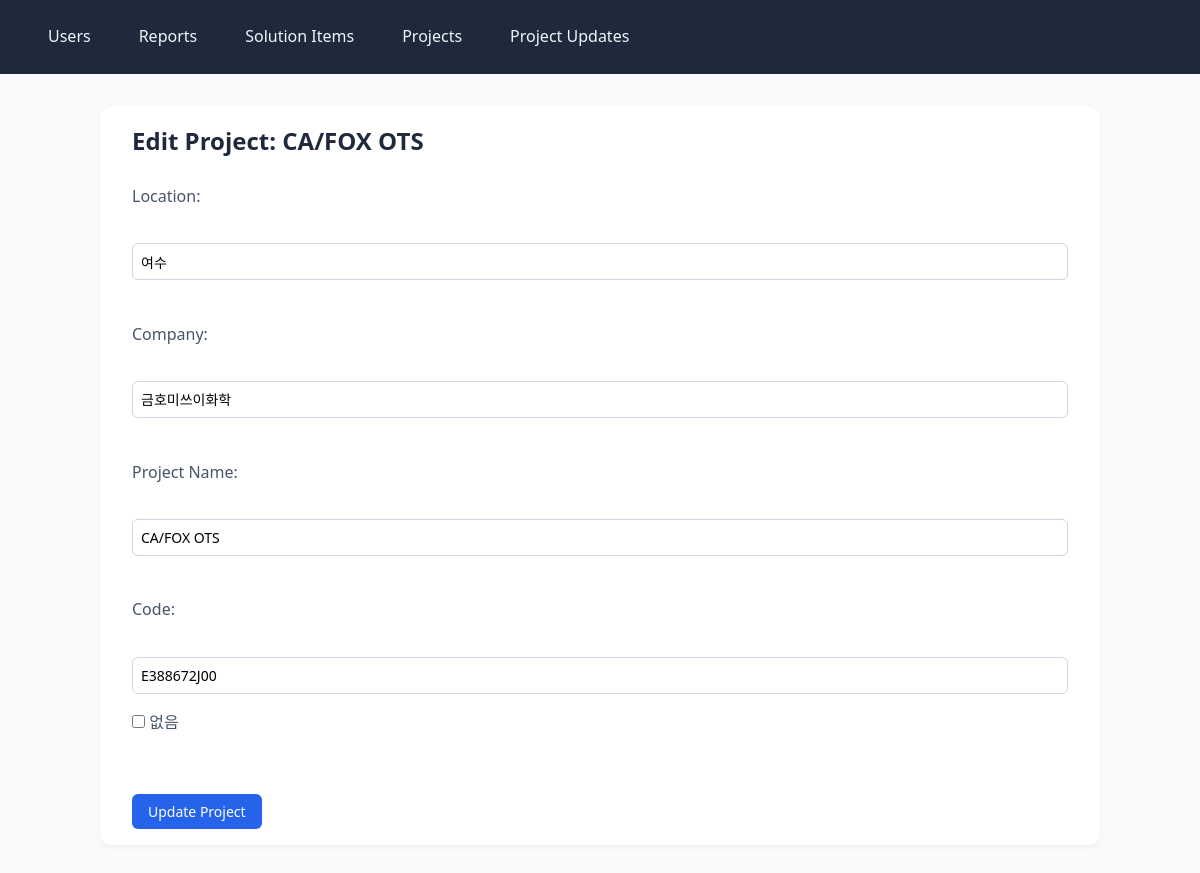
Before: /projects/1/edit with the older database file.
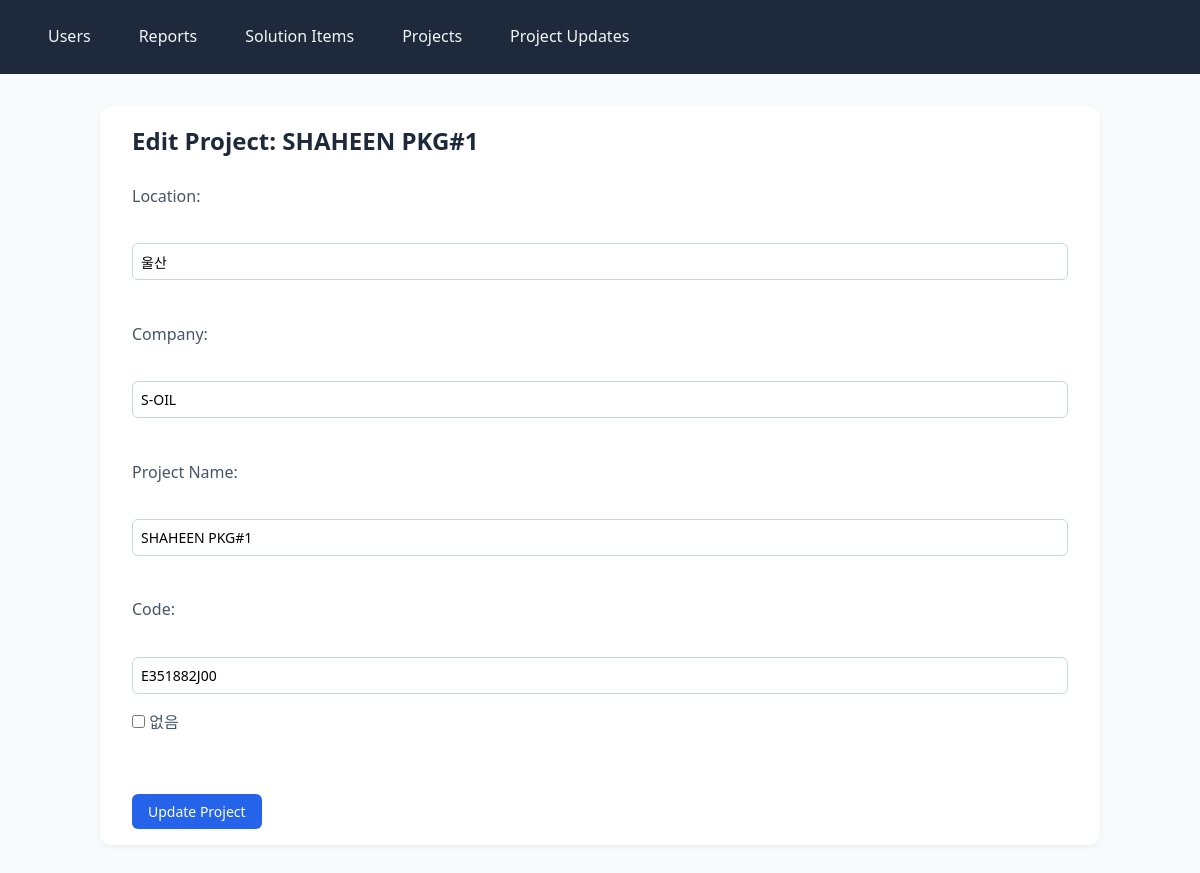
After: the same page with the newer database file.
### app/models.py (models this page shows)
class Project(db.Model):
    __tablename__ = 'project'
    id = db.Column(db.Integer, primary_key=True)
    solution_item_id = db.Column(db.Integer, db.ForeignKey('solution_item.id'), nullable=False)
    location = db.Column(db.String(100), nullable=False)
    company = db.Column(db.String(100), nullable=False)
    project_name = db.Column(db.String(100), nullable=False)
    code = db.Column(db.String(50), unique=True, nullable=True, index=True)
    created_at = db.Column(db.DateTime, default=datetime.utcnow)
    updated_at = db.Column(db.DateTime, default=datetime.utcnow, onupdate=datetime.utcnow)
    solution_item = db.relationship('SolutionItem', back_populates='projects')
    project_updates = db.relationship('ProjectUpdate', back_populates='project', cascade='all, delete-orphan')
    default_assignees = db.relationship(
        'User',
        secondary=project_assignees,
        back_populates='assigned_projects'
    )

### app/main.py (the view)
@app.route('/projects/<int:project_id>/edit', methods=['GET'])
def edit_project(project_id):
    project = Project.query.get_or_404(project_id)
    return render_template('edit_project.html', project=project)

### app/templates/edit_project.html (shortened to what this page needs)
{% extends 'base.html' %}
{% block content %}
  <h2>Edit Project: {{ project.project_name }}</h2>
  <form method="POST">
    <label>Location:</label><br>
    <input type="text" name="location" value="{{ project.location }}"><br><br>
    <label>Company:</label><br>
    <input type="text" name="company" value="{{ project.company }}"><br><br>
    <label>Project Name:</label><br>
    <input type="text" name="project_name" value="{{ project.project_name }}"><br><br>
    <label>Code:</label><br>
    <input type="text" id="code-input" name="code" value="{{ project.code }}">
    <label>
        <input type="checkbox" id="no-code-checkbox"> 없음
    </label><br><br>
    <button type="submit">Update Project</button>
  </form>
{% endblock %}

Changed rows visible on the page:
changed Project: project_name "CA/FOX OTS" → "SHAHEEN PKG#1"; location "여수" → "울산"; company "금호미쓰이화학" → "S-OIL"; code "E388672J00" → "E351882J00"
